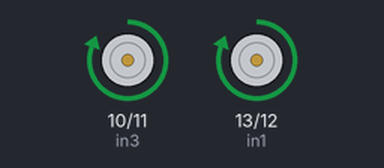
The sketch below on a simulated Arduino Uno, built with avr-gcc and run on an emulated ATmega328P. On the bench: motor-driver pin pairs drawn as motors (green arrow = first pin HIGH = forward, orange = second pin HIGH = backward, longer = more drive).

Above: at 1.0 s.
At 2.5 s:
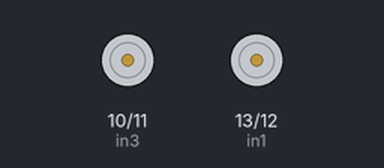
At 4.0 s:
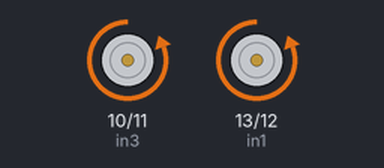
Timing chart, 0 to 7.8 s (numbered marks = the images above):
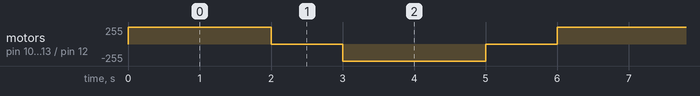

Measured:
- by itself, motor on pin 10 (in3) / pin 11 (in4), motor on pin 13 (in1) / pin 12 (in2): repeats every 6.0 s: stopped 1.0 s, backward 255/255 2.0 s, stopped 1.0 s, forward 255/255 2.0 s

The sketch:

motor_test.ino
```cpp
// Motor A connections
int in1 = 13;
int in2 = 12;

// Motor B connections
int in3 = 10;
int in4 = 11;

void setup() {
  // Set all the motor control pins to outputs
  pinMode(in1, OUTPUT);
  pinMode(in2, OUTPUT);
  pinMode(in3, OUTPUT);
  pinMode(in4, OUTPUT);

  // Turn off motors - Initial state
  digitalWrite(in1, LOW);
  digitalWrite(in2, LOW);
  digitalWrite(in3, LOW);
  digitalWrite(in4, LOW);
}

void loop() {
  moveForward();
  delay(2000);

  stopMotors();
  delay(1000);

  moveBackward();
  delay(2000);

  stopMotors();
  delay(1000);
}

void moveForward() {
  // Set speed (0-255)

  // Turn on Motor A & B Forward
  digitalWrite(in1, HIGH);
  digitalWrite(in2, LOW);
  digitalWrite(in3, HIGH);
  digitalWrite(in4, LOW);
}

void moveBackward() {
  // Set speed (0-255)
  // Turn on Motor A & B Backward
  digitalWrite(in1, LOW);
  digitalWrite(in2, HIGH);
  digitalWrite(in3, LOW);
  digitalWrite(in4, HIGH);
}

void stopMotors() {
  // Now turn off motors
  digitalWrite(in1, LOW);
  digitalWrite(in2, LOW);
  digitalWrite(in3, LOW);
  digitalWrite(in4, LOW);
}
```
